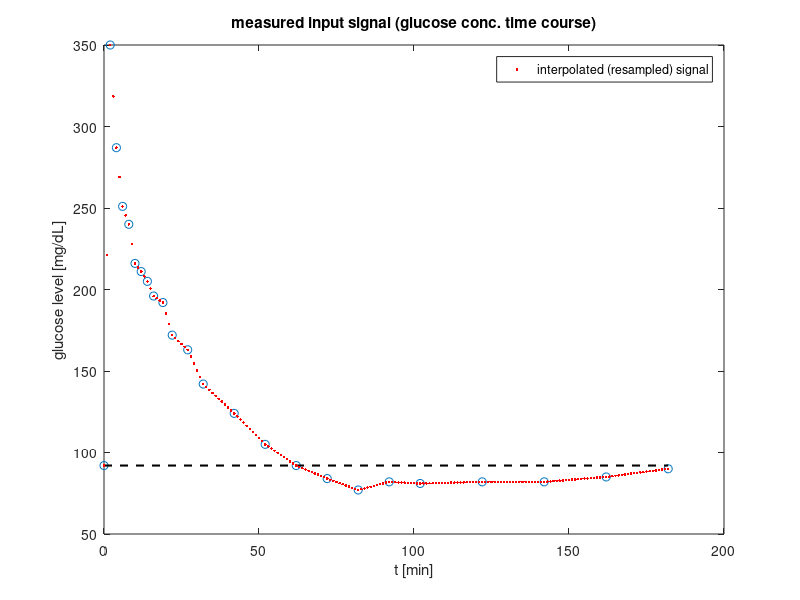

Write MATLAB code to recreate this figure. (Note: this script raises an error after producing the figure.)
function insul_min_mod_060214
%INSUL_MIN_MOD Minimal model of insulin kinetics.

%Fixed initial conditions
%Fixed model parameters

Gb = 92;%118; %[mg/dL] baseline glucose conc. in plasma
Ib = 11;%10; %[uU/mL] baseline insulin conc. in plasma
y0 = 409.5;%100; %[uU/mL] insulin conc. in plasma at t0
k = 0.290; %[1/min] clearance rate of plasma insulin
gamma = 0.0055 % [1/min^2] meature of the secondary pancreatic response to glucose
p = [Gb, y0,k,gamma]; 

%%%%%%%%%%%%%%%%%%%%%%%%%%%%%%%%%%%%%%%%%%%%%%%%%%%%%%%%%%%%%%%%%%%%%%%%%%%%%%%%%%%%%%%%%%%%%%%%%%%%%%%%%%%%%%%%%%%%%%%%%%%%%%%%%%%%%%%%%%%%%%%%%%%%%%%%

%Input
%glucose concentration in plasma [mg/dL];
%Data from Pacini & Bergman (1986) Computer Methods and Programs in Biomed. 23: 113-122.
%time (minutes) glucose level (mg/dl) insulin level (uU/ml)
tgi = [ 0 92 11
    2 350 26
    4 287 130
    6 251 85
    8 240 51
    10 216 49
    12 211 45
    14 205 41
    16 196 35
    19 192 30
    22 172 30
    27 163 27
    32 142 30
    42 124 22
    52 105 15
    62 92 15
    72 84 11
    82 77 10
    92 82 8
    102 81 11
    122 82 7
    142 82 8
    162 85 8
    182 90 7];

tg = tgi(:,[1,2]); % extract time-gluocose matrix
t_gluc = tg(:,1);  % time for gluocose matrix
g = tg(:,2);       % glucose matrix
t_insu = t_gluc;   % define t_insu
gluc_exp = tgi(:,2);    % denote glucose value matrix
insul_exp = tgi(:,3);   % denote insulin value matrix

figure; plot(t_gluc, g, 'o'); hold on                            % draw scatter plot for glucose-time experimental profile (in figure1)
plot( [t_gluc(1) t_gluc(end)], [Gb Gb], '--k','Linewidth',1.5)   % draw the baseline level for glucose(Gb)
xlabel('t [min]'); ylabel('glucose level [mg/dL]')
title('measured input signal (glucose conc. time course)')

tspan = 0:1:200; %to verify interpolation of input signal
h = plot(tspan, interp1(tg(:,1),tg(:,2), tspan), '.r');         % draw the interpolation for time-glucose experimental profile (in figure1)
legend(h,'interpolated (resampled) signal')

%%%%%%%%%%%%%%%%%%%%%%%%%%%%%%%%%%%%%%%%%%%%%%%%%%%%%%%%%%%%%%%%%%%%%%%%%%%%%%%%%%%%%%%%%%%%%%%%%%%%%%%%%%%%%%%%%%%%%%%%%%%%%%%%%%%%%%%%%%%%%%%%%%%%%%%
tspan = t_gluc; % reset tspan as actural experimental interval

ode_options = [];
[t,y] = ode45(@insu_ode,tspan,y0,ode_options,tg,p);
    
%Output
insu = y;  % get simulated insulin value matrix

figure
h = plot(tspan,insu,'-', 'Linewidth',2); hold on  % plot simulated time-insulin profile 
plot( [tspan(1) tspan(end)], [Ib Ib], '--k','Linewidth',1.5)    % plot the baseline level for insulin(Ib) (in figure2)
m = scatter (tspan,insul_exp,'o','r')
legend([h,m],'simulated time-insulin profile','experimental time-insulin profile')
ylabel('insulin level [uU/ml]')
title('INSULIN MINMAL MODEL')


%%%%%%%%%%%%%%%%%%%%%%%%%%%%%%%%%%%%%%%%%%%%%%%%%%%%%%%%%%%%%%%%%%%%%%%%%%%%%%%%%%%%%%%%%%%%%%%%%%%%%%%%%%%%%%%%%%%%%%%%%%%%%%%%%%%%%%%%%%%%%%%%%%%%%%%%%%

function dy = insu_ode(t,y,tg,p)
%INSU_ODE ODE's of insulin minimal model

Gb = p(1);
y0 = p(2);
k = p(3);
gamma = p(4);

g = interp1(tg(:,1),tg(:,2),t);

%ode's
dy = gamma*(g - Gb)*t - k * y; % xin(1) indicates G(t); xin(2) indicates X(t)


